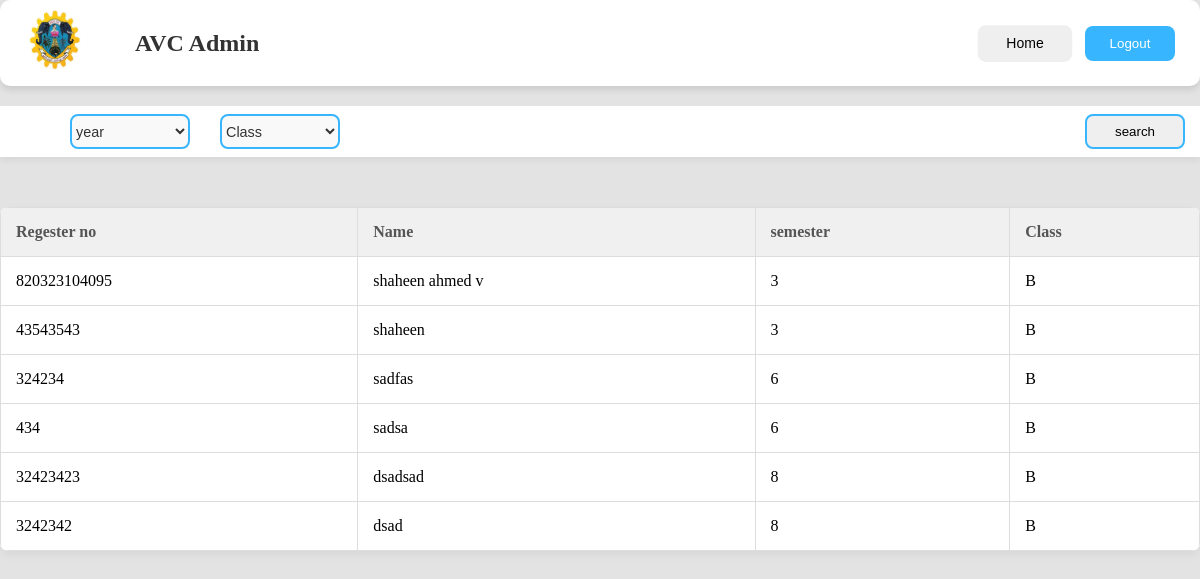
The page /student/ on the database as committed earlier.
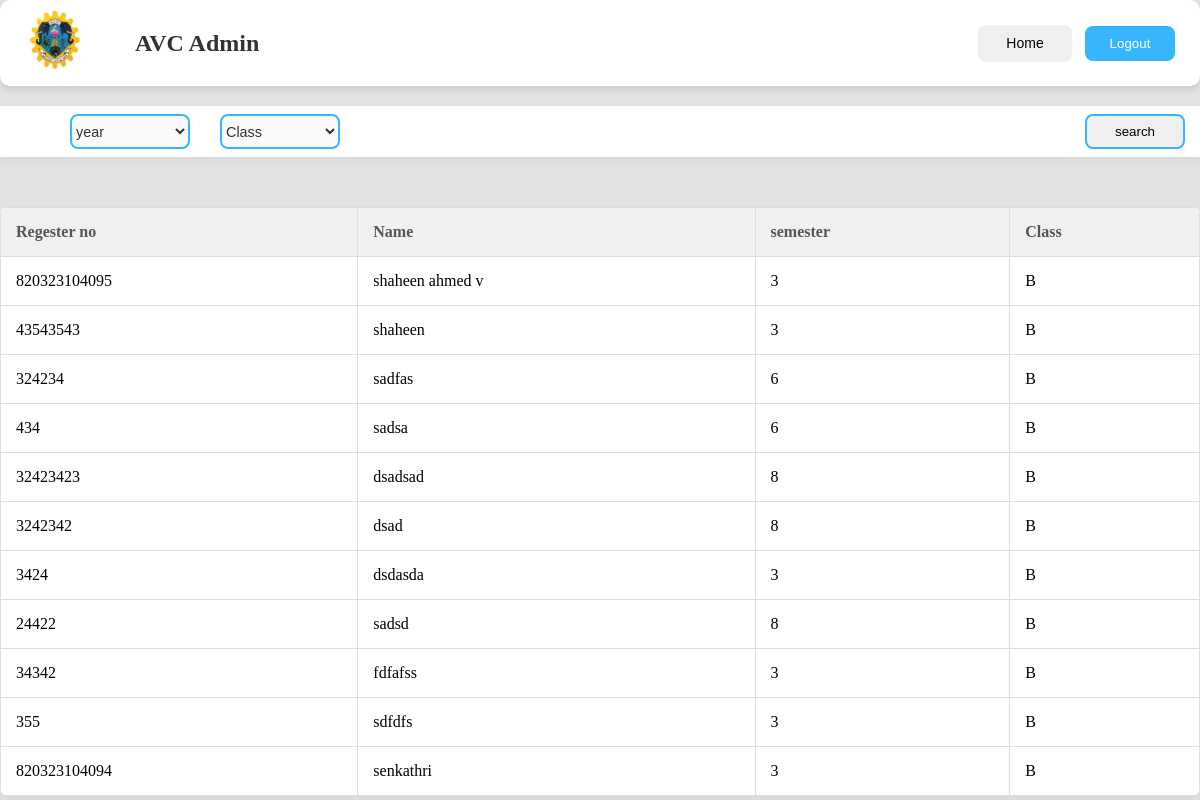
The same page on the database as committed later.
### core/models.py (models this page shows, shortened)
class Student(models.Model):
    name = models.CharField(max_length=20)
    regno = models.BigIntegerField(unique=True)
    dept = models.CharField(max_length=50,choices=DEPARTMENT)
    section = models.CharField(max_length=1)
    semester = models.SmallIntegerField()

### core/views.py (the view, shortened to what this page needs)
# urls.py: path('student/',views.StudentCheck.as_view(),name='student'),
class StudentCheck(View):
    template_name = 'admin/student.html'
    def get(self,request):
        student = Student.objects.all()
        return render(self.request,self.template_name,{'students':student})

### templates/admin/student.html (shortened to what this page needs)
{% extends 'admin/nav.html' %}
{% load static %}
{% block header %}
<link rel="stylesheet" href="{% static 'css/student.css' %}">
{% endblock %}
{% block content %}
<form action="{% url 'student' %}" method="post">
    <div class="filters">
        <div class="main_features">
            <div>
                <select class="features" name="year">
                    <option value="">year</option>
                </select>
            </div>
            <div>
                <select class="features" name="class">
                    <option value="">Class</option>
                </select>
            </div>
        </div>
        <div class="search">
            <button type="submit" class="search_bar"> search </button>
        </div>
    </div>
</form>
<table>
    <thead>
        <tr>
            <th>Regester no</th>
            <th>Name</th>
            <th>semester</th>
            <th>Class</th>
        </tr>
    </thead>
    <tbody>
        {% for student in students %}
        <tr>
            <td>{{student.regno}}</td>
            <td>{{student.name}}</td>
            <td>{{student.semester}}</td>
            <td>{{student.section}}</td>
        </tr>
        {% endfor %}
    </tbody>
</table>
{% endblock %}

Rows that differ between the two databases and show on the page:
added Student: regno "3424", name "dsdasda", semester "3", section "B"
added Student: regno "24422", name "sadsd", semester "8", section "B"
added Student: regno "34342", name "fdfafss", semester "3", section "B"
added Student: regno "355", name "sdfdfs", semester "3", section "B"
added Student: regno "820323104094", name "senkathri", semester "3", section "B"
